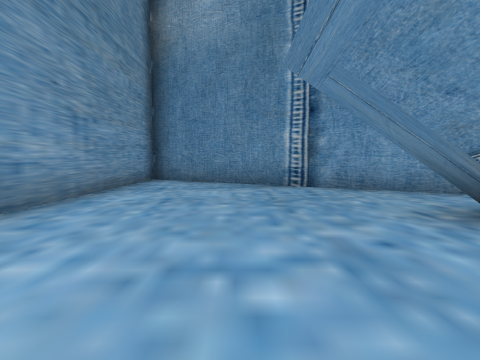
[1] (above)

16 first-person views from a walk through a 3-D level made in the Unity game engine. The camera is 1.2 m above the floor, tilts 4° down and sees 80° across. The floor is counted in squares, 2 m on a side. Each view is taken from the middle of a square. On the plan, view 1 faces up. The plan holds only what a view shows up to about 9 squares ahead; the rest is blank. The place goes on beyond the plan. The player is left out. Some surface patterns are stand-ins.

[2]
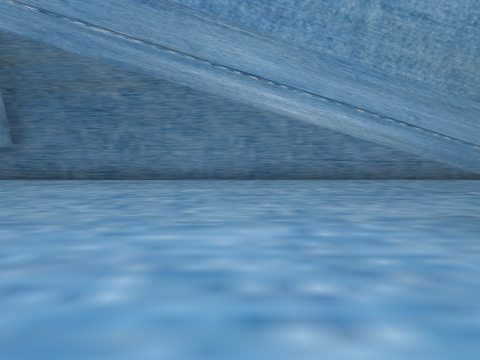

[3]
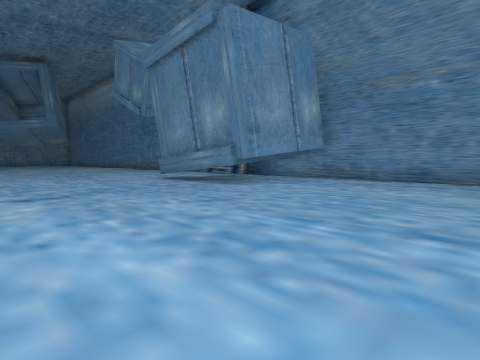

[4]
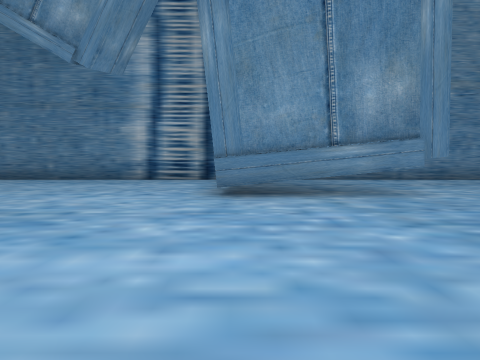

[5]
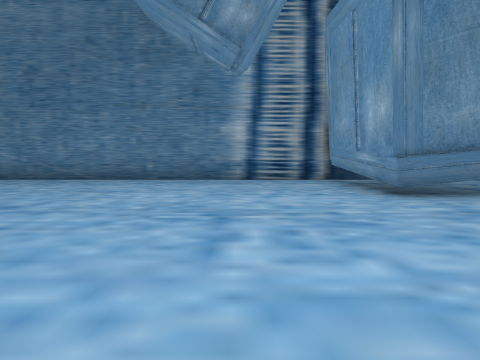

[6]
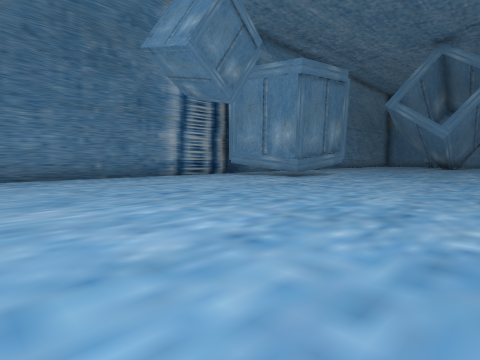

[7]
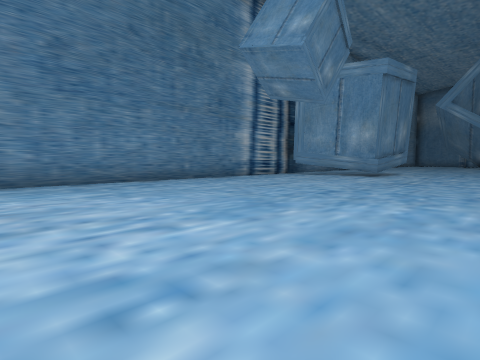

[8]
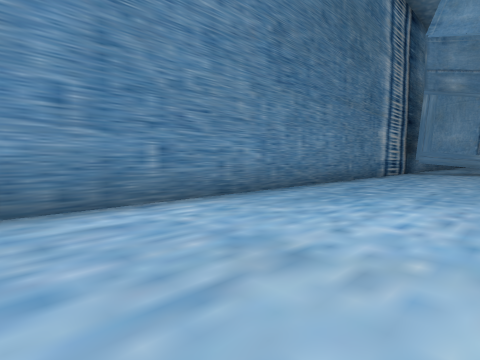

[9]
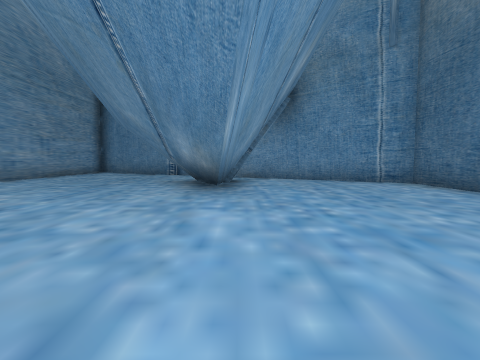

[10]
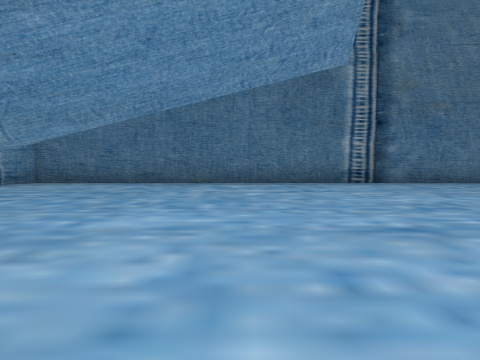

[11]
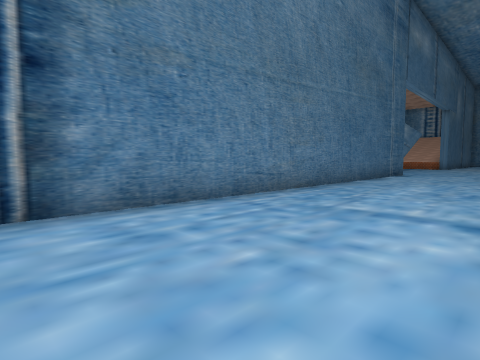

[12]
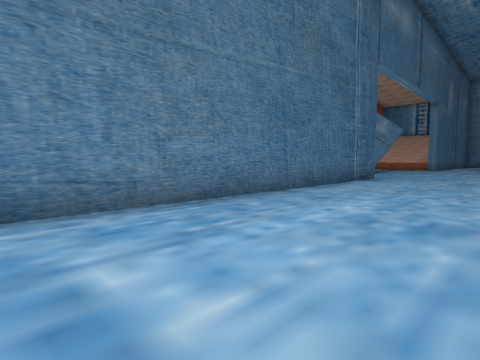

[13]
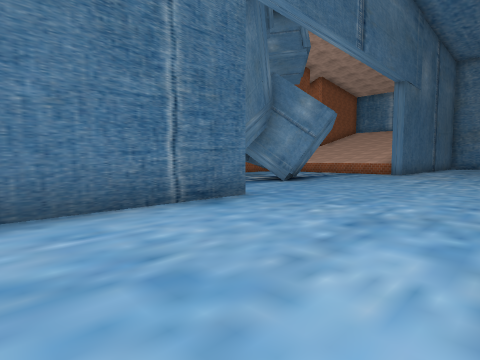

[14]
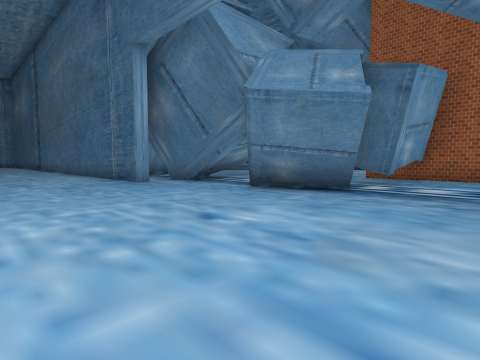

[15]
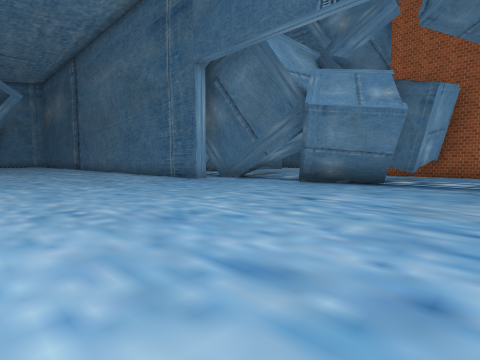

[16]
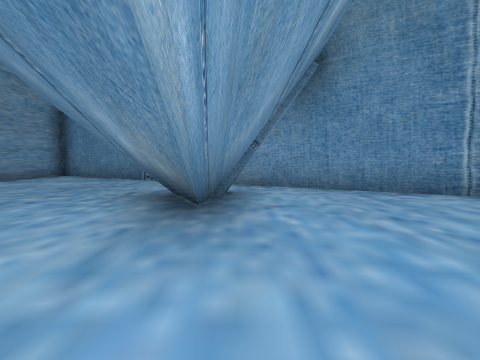

### Floor plan
Points are (right, up) in squares from view 1. A wall is a line through its corners. A room is listed if a view was taken in it or the views show most of it. See-through windows are left out.
Room 1 (views 1, 2, 3, 4, 5, 6, 7, 8, 9, 10, 11, 12, 13, 14, 15, 16)
walls: (-0.6, -8.5) (1.3, -8.5) (1.3, -12.4) (-2.2, -12.4); (-1.8, -9) (1.4, -9); (-2.7, -11.2) (-2.7, -25.8); (8.9, -18.6) (8.4, -18.6) (8.4, 2.3) (-2.7, 8.8) (-2.7, -9.4); (10.2, -20.3) (9.5, -17.8); (9.8, -21.6) (10.8, -21); (10.4, -23.8) (9.4, -21.9); (4.2, 3.5) (3.7, -1.4); (14.7, -23.8) (12, -23.9) (12.1, -22.9); (14.7, -25.2) (14.7, -23)
low walls: (10.3, -22.7) (9.8, -21.6); (10.6, -23.7) (9.6, -21.7); (3.6, 2.4) (3.5, 1.3); (3.9, 3.3) (3.6, -0.1)

Positions as (right, up) in squares from view 1, and headings:
1: (0, 0), facing up
2: (6, -2), facing left
3: (6, -4), facing down-left
4: (6, -12), facing left
5: (6, -15), facing left
6: (7, -21), facing up-left
7: (5, -23), facing up-left
8: (1, -26), facing up-left
9: (4, -5), facing up
10: (1, -3), facing right
11: (5, -6), facing down-right
12: (5, -9), facing down-right
13: (5, -15), facing down-right
14: (5, -26), facing up-right
15: (3, -26), facing up-right
16: (4, -2), facing up
